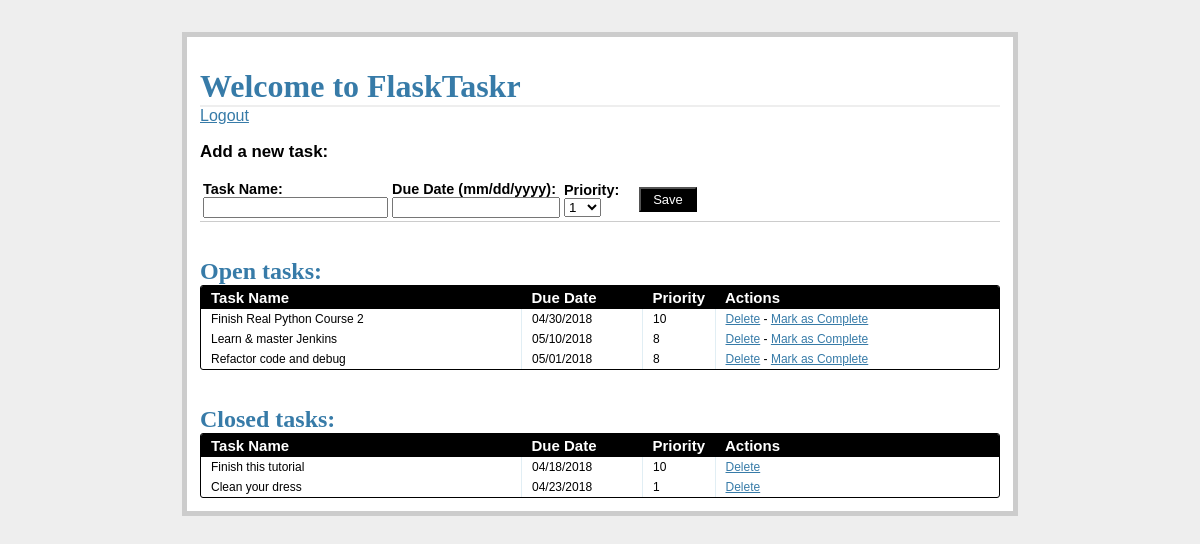
The app's page /tasks (signed in) with its own data.
### tables this page shows
CREATE TABLE tasks(task_id INTEGER PRIMARY KEY AUTOINCREMENT,
		name TEXT NOT NULL, due_date TEXT NOT NULL, priority INTEGER NOT NULL,
		status INTEGER NOT NULL);

### views.py (the view)
@app.route('/tasks')
@login_required
def tasks():
	g.db = connect_db()
	cursor = g.db.execute(
		'select name, due_date, priority, task_id from tasks where status=1'
	)
	open_tasks = [
	    dict(name=row[0], due_date=row[1], priority=row[2], task_id=row[3]) for row in cursor.fetchall()
	]
	cursor = g.db.execute(
	    'select name, due_date, priority, task_id from tasks where status=0'
	)
	closed_tasks = [
	    dict(name=row[0], due_date=row[1], priority=row[2], task_id=row[3]) for row in cursor.fetchall()
	]
	g.db.close()
	return render_template('tasks.html',form=AddTaskForm(request.form), open_tasks=open_tasks, closed_tasks=closed_tasks)

### forms.py
class AddTaskForm(Form):
	task_id = IntegerField()
	name = StringField('Task Name', validators=[DataRequired()])
	due_date = DateField('Date Due (mm/dd/yyyy)', validators=[DataRequired()], format='%m/%d/%Y')
	priority = SelectField('Priority', validators=[DataRequired()],
		choices=[
			('1', '1'), ('2', '2'), ('3', '3'), ('4', '4'), ('5', '5'),
			('6', '6'), ('7', '7'), ('8', '8'), ('9', '9'), ('10', '10')
		]
	)
	status = IntegerField('Status')

### views.py (called while the page is built)
def connect_db():
	return sqlite3.connect(app.config['DATABASE_PATH'])

def login_required(test):
	@wraps(test)
	def wrap(*args, **kwargs):
		if 'logged_in' in session:
			return test(*args, **kwargs)
		else:
			flash('You need to login first.')
			return redirect(url_for('login'))
	return wrap

### templates/tasks.html (shortened to what this page needs)
{% extends "_base.html" %}
{% block content %}
<h1>Welcome to FlaskTaskr</h1>
<a href="{{ url_for('logout') }}">Logout</a>
<div class="add-task">
  <h3>Add a new task:</h3>
  <table>
    <tr>
      <form action="{{ url_for('new_task') }}" method="post">
        <td>
          <label>Task Name:</label>
          <input name="name" type="text">
        </td>
        <td>
          <label>Due Date (mm/dd/yyyy):</label>
          <input name="due_date" type="text" style="width:160px;">
        </td>
        <td>
          <label>Priority:</label>
          <select name="priority" width="100px">
            <option value="1">1</option>
          </select>
        </td>
        <td>
          <input class="button" type="submit" value="Save">
        </td>
      </form>
    </tr>
  </table>
</div>
<div class="entries">
  <br>
  <br>
  <h2>Open tasks:</h2>
  <div class="datagrid">
    <table>
      <thead>
        <tr>
          <th width="300px"><strong>Task Name</strong></th>
          <th width="100px"><strong>Due Date</strong></th>
          <th width="50px"><strong>Priority</strong></th>
          <th><strong>Actions</strong></th>
        </tr>
      </thead>
      {% for task in open_tasks %}
        <tr>
          <td width="300px">{{ task.name }}</td>
          <td width="100px">{{ task.due_date }}</td>
          <td width="50px">{{ task.priority }}</td>
          <td>
            <a href="{{ url_for('delete_entry', task_id = task.task_id) }}">Delete</a>  -
            <a href="{{ url_for('complete', task_id = task.task_id) }}">Mark as Complete</a>
          </td>
        </tr>
      {% endfor %}
    </table>
  </div>
  <br>
  <br>
</div>
<div class="entries">
  <h2>Closed tasks:</h2>
  <div class="datagrid">
    <table>
      <thead>
      <tr>
        <th width="300px"><strong>Task Name</strong></th>
        <th width="100px"><strong>Due Date</strong></th>
        <th width="50px"><strong>Priority</strong></th>
        <th><strong>Actions</strong></th>
        </tr>
      </thead>
      {% for task in closed_tasks %}
        <tr>
          <td width="300px">{{ task.name }}</td>
          <td width="100px">{{ task.due_date }}</td>
          <td width="50px">{{ task.priority }}</td>
        <td>
          <a href="{{ url_for('delete_entry', task_id = task.task_id) }}">Delete</a>
        </td>
        </tr>
      {% endfor %}
    </table>
  </div>
</div>
{% endblock %}

### templates/_base.html (shortened to what this page needs)
<!DOCTYPE html>
<html>
	<head>
		<link rel="stylesheet" href="{{ url_for('static', filename='css/main.css') }}">
	</head>
	<body>
		<div class="page">
			<br>
			{% block content %}
			{% endblock %}
		</div>
	</body>
</html>

### static/css/main.css (style rules this page uses)
body { font-family: sans-serif; background: #eee; }
a, h1, h2 { color: #377BA8; }
h1, h2 { font-family: 'Georgia', serif; margin: 0; }
h1 { border-bottom: 2px solid #eee; }
h2 { font-size: 1.5em; }
label { display: block; font-weight: bold; }
.page { margin: 2em auto; width: 50em; border: 5px solid #ccc; padding: 0.8em; background: white; }
.entries { list-style: none; margin: 0; padding: 0; }
.add-task { font-size: 0.9em; border-bottom: 1px solid #ccc; }
.datagrid table { border-collapse: collapse; text-align: left; width: 100%; }
.datagrid { background: #fff; overflow: hidden; border: 1px solid #000000; border-radius: 3px; }
.datagrid table td, .datagrid table th { padding: 3px 10px; }
.datagrid table thead th { background-color:#000000; color:#FFFFFF; font-size: 15px; font-weight: bold; }
.datagrid table thead th:first-child { border: none; }
.datagrid table tbody td { color: #000000; border-left: 1px solid #E1EEF4; font-size: 12px; font-weight: normal; }
.datagrid table tbody td:first-child { border-left: none; }
.datagrid table tbody tr:last-child td { border-bottom: none; }
.button { background-color:#000; display:inline-block; color:#ffffff; font-size:13px; padding:3px 12px; margin: 0; text-decoration:none; position:relative; }

### records on screen
tasks: name "Finish Real Python Course 2", due_date "04/30/2018", priority "10"
tasks: name "Learn & master Jenkins", due_date "05/10/2018", priority "8"
tasks: name "Refactor code and debug", due_date "05/01/2018", priority "8"
tasks: name "Finish this tutorial", due_date "04/18/2018", priority "10"
tasks: name "Clean your dress", due_date "04/23/2018", priority "1"
